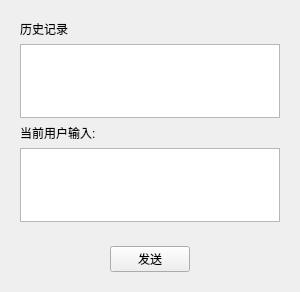
<?xml version="1.0" encoding="UTF-8"?>
<ui version="4.0">
 <class>Client</class>
 <widget class="QWidget" name="Client">
  <property name="geometry">
   <rect>
    <x>0</x>
    <y>0</y>
    <width>300</width>
    <height>292</height>
   </rect>
  </property>
  <property name="windowTitle">
   <string>Form</string>
  </property>
  <layout class="QVBoxLayout" name="verticalLayout_2">
   <item>
    <widget class="QWidget" name="widget" native="true">
     <layout class="QVBoxLayout" name="verticalLayout">
      <item>
       <widget class="QLabel" name="label">
        <property name="text">
         <string>历史记录</string>
        </property>
       </widget>
      </item>
      <item>
       <widget class="QTextEdit" name="record"/>
      </item>
      <item>
       <widget class="QLabel" name="label_2">
        <property name="text">
         <string>当前用户输入:</string>
        </property>
       </widget>
      </item>
      <item>
       <widget class="QTextEdit" name="msg"/>
      </item>
     </layout>
    </widget>
   </item>
   <item>
    <widget class="QWidget" name="widget_2" native="true">
     <layout class="QHBoxLayout" name="horizontalLayout">
      <item>
       <spacer name="horizontalSpacer">
        <property name="orientation">
         <enum>Qt::Horizontal</enum>
        </property>
        <property name="sizeHint" stdset="0">
         <size>
          <width>94</width>
          <height>20</height>
         </size>
        </property>
       </spacer>
      </item>
      <item>
       <widget class="QPushButton" name="send">
        <property name="text">
         <string>发送</string>
        </property>
       </widget>
      </item>
      <item>
       <spacer name="horizontalSpacer_2">
        <property name="orientation">
         <enum>Qt::Horizontal</enum>
        </property>
        <property name="sizeHint" stdset="0">
         <size>
          <width>94</width>
          <height>20</height>
         </size>
        </property>
       </spacer>
      </item>
     </layout>
    </widget>
   </item>
  </layout>
 </widget>
 <resources/>
 <connections/>
</ui>
